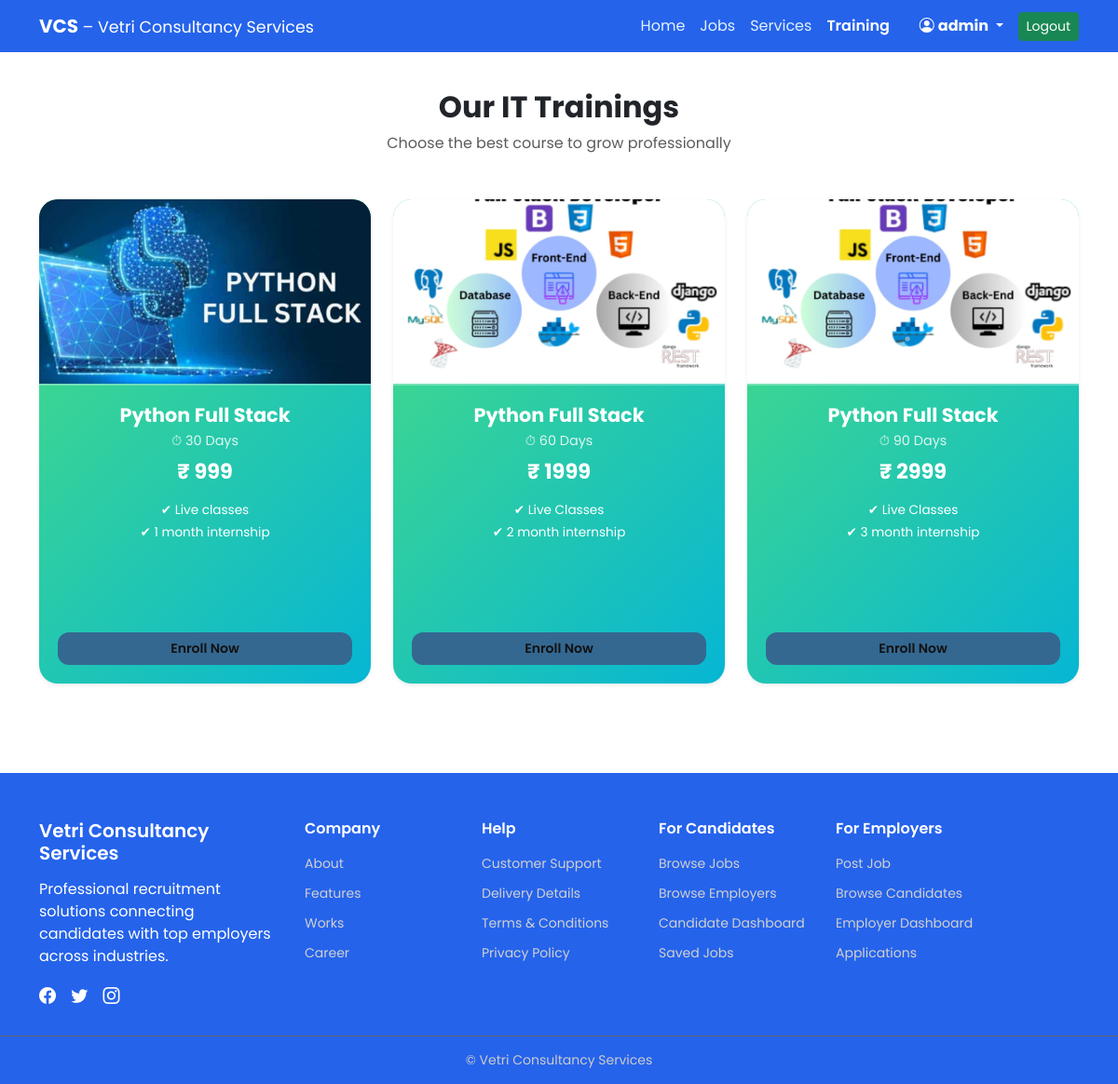
Page /training/ (signed in) on the earlier database version.
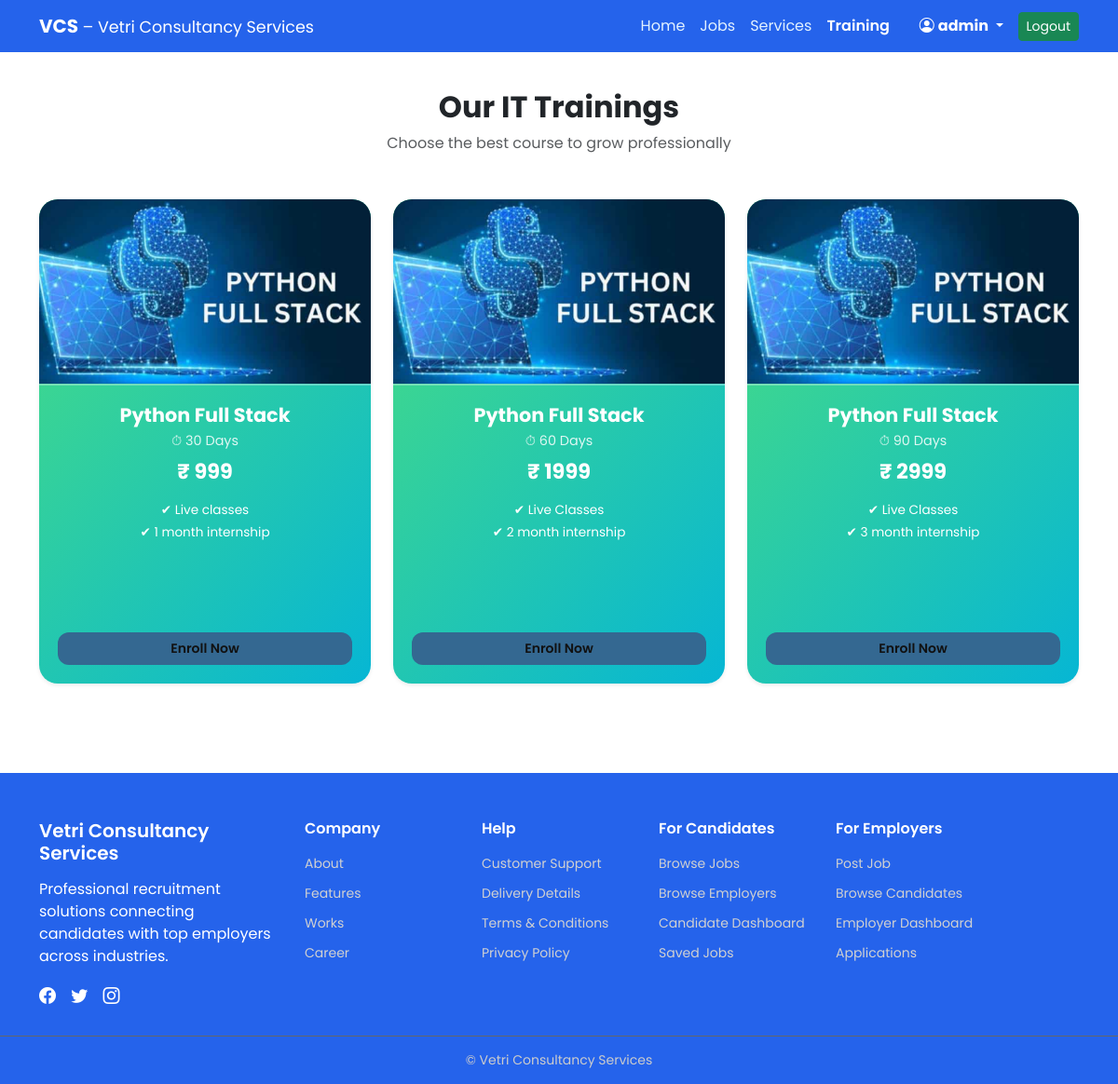
Same page on the later database version.
### accounts/models.py (models this page shows)
class User(AbstractUser):
    USER_TYPE = (
        ('free', 'Free'),
        ('pro', 'Pro'),
        ('pro_plus', 'Pro Plus'),
        ('consultant', 'Consultant'),
        ('admin', 'Admin'),
        ('trainee','Trainee'),
    )
    user_type = models.CharField(
        max_length=15,
        choices=USER_TYPE,
        default='free'
    )
    pro_subscription_active = models.BooleanField(default=False)
    whatsapp_number = models.CharField(max_length=15, blank=True, null=True)

### training/models.py (models this page shows, shortened)
class TrainingCourse(models.Model):
    title = models.CharField(max_length=200)
    duration_days = models.PositiveIntegerField()
    price = models.PositiveIntegerField()
    features = models.TextField()
    image = models.ImageField(upload_to='training/')
    brochure = models.FileField(upload_to='brochures/', blank=True, null=True)
    has_webinar = models.BooleanField(default=False)
    has_certificate = models.BooleanField(default=True)
    is_active = models.BooleanField(default=True)
    def feature_list(self):
        return self.features.split(',')

### training/views.py (the view)
# urls.py: path('', views.training_catalog, name='training_catalog'),
@login_required
def training_catalog(request):
    profile = request.user.profile
    courses = TrainingCourse.objects.filter(is_active=True)
    is_pro_plus = profile.user_type in ['pro_plus', 'proplus']
    for course in courses:
        enrollment = Enrollment.objects.filter(user=request.user, course=course).first()
        course.enrollment = enrollment
        if enrollment and enrollment.completed:
            course.user_certificate = Certificate.objects.filter(user=request.user, course=course).first()
        else:
            course.user_certificate = None
    return render(request, "training/training_catalog.html", {
        'courses': courses if is_pro_plus else [],
        'is_pro_plus': is_pro_plus,
    })

### training/templates/training/training_catalog.html (shortened to what this page needs)
{% extends 'base.html' %}
{% block content %}
<div class="container py-5 mt-5">
  <h2 class="text-center fw-bold mb-2">Our IT Trainings</h2>
  <p class="text-center text-muted mb-5">Choose the best course to grow professionally</p>
  <div class="row g-4">
    {% for course in courses %}
      <div class="col-md-4 d-flex">
        <div class="training-card shadow-sm w-100">
          <div class="card-image">
            <img src="{{ course.image.url }}" alt="{{ course.title }}">
          </div>
          <div class="card-body d-flex flex-column text-center">
            <h5 class="course-title">{{ course.title }}</h5>
            <p class="course-duration">⏱ {{ course.duration_days }} Days</p>
            <h4 class="course-price">₹ {{ course.price }}</h4>
            <ul class="course-features list-unstyled mt-2 mb-3">
              {% for f in course.feature_list %}
                <li>✔ {{ f }}</li>
              {% endfor %}
            </ul>
            <div class="d-flex flex-column gap-2 mt-auto">
              {% if is_pro_plus %}
                {% if course.enrollment %}
                  <button class="btn btn-enrolled btn-sm" disabled>Already Enrolled</button>
                {% else %}
                  <button class="btn btn-enroll btn-sm enroll-btn" data-id="{{ course.id }}">Enroll Now</button>
                {% endif %}
              {% else %}
                <button class="btn btn-enroll btn-sm" disabled>Enroll Now (Pro Plus Only)</button>
              {% endif %}
            </div>
          </div>
        </div>
      </div>
    {% endfor %}
  </div>
</div>
{% endblock %}

### templates/base.html (shortened to what this page needs)
{% load static %}
<!DOCTYPE html>
<html lang="en">
<head>
    <link rel="stylesheet" href="https://cdn.jsdelivr.net/npm/bootstrap-icons@1.11.3/font/bootstrap-icons.css">
    <link href="https://cdn.jsdelivr.net/npm/bootstrap@5.3.2/dist/css/bootstrap.min.css" rel="stylesheet">
</head>
<body>
<nav class="navbar navbar-expand-lg navbar-dark fixed-top">
  <div class="container">
    <a class="navbar-brand fw-bold" href="{% url 'dashboard' %}">
      VCS <span class="fw-normal small">– Vetri Consultancy Services</span>
    </a>
    <div class="collapse navbar-collapse" id="vcsNav">
      <ul class="navbar-nav ms-auto align-items-lg-center">
        {% if user.is_authenticated %}
          <li class="nav-item">
            <a class="nav-link {% if request.resolver_match.url_name == 'dashboard' %}active{% endif %}" href="{% url 'dashboard' %}">Home</a>
          </li>
          <li class="nav-item">
            <a class="nav-link {% if request.resolver_match.url_name == 'job_list' and request.resolver_match.namespace == 'jobs' %}active{% endif %}" href="{% url 'jobs:job_list' %}">Jobs</a>
          </li>
          <li class="nav-item">
            <a class="nav-link {% if request.resolver_match.url_name == 'services' %}active{% endif %}" href="{% url 'services' %}">Services</a>
          </li>
{% if user.profile.user_type == "pro_plus" or user.profile.user_type == "proplus" %}
          <li class="nav-item">
            <a class="nav-link {% if request.resolver_match.url_name == 'training_catalog' %}active{% endif %}" href="{% url 'training_catalog' %}">Training</a>
          </li>
          {% endif %}
          <li class="nav-item dropdown ms-lg-3">
            <a class="nav-link dropdown-toggle text-white fw-bold" href="#" id="userDropdown" role="button" data-bs-toggle="dropdown" aria-expanded="false">
              <i class="bi bi-person-circle me-1"></i>{{ user.username }}
            </a>
          </li>
          <li class="nav-item ms-lg-2">
            <form method="post" action="{% url 'logout' %}">
              <button class="btn btn-success btn-sm">Logout</button>
            </form>
          </li>
        {% endif %}
      </ul>
    </div>
  </div>
</nav>
<div  >
    {% block content %}{% endblock %}
</div>
<footer class="vcs-footer mt-5">
  <div class="container">
    <div class="row gy-4">
      <div class="col-lg-3 col-md-6">
        <h5 class="footer-logo">Vetri Consultancy Services</h5>
        <p class="footer-text">
          Professional recruitment solutions connecting candidates with top employers across industries.
        </p>
        <div class="footer-social">
          <i class="bi bi-facebook"></i>
          <i class="bi bi-twitter"></i>
          <i class="bi bi-instagram"></i>
        </div>
      </div>
      <div class="col-lg-2 col-md-6">
        <h6>Company</h6>
        <ul>
          <li><a href="#">About</a></li>
          <li><a href="#">Features</a></li>
          <li><a href="#">Works</a></li>
          <li><a href="#">Career</a></li>
        </ul>
      </div>
      <div class="col-lg-2 col-md-6">
        <h6>Help</h6>
        <ul>
          <li><a href="#">Customer Support</a></li>
          <li><a href="#">Delivery Details</a></li>
          <li><a href="#">Terms & Conditions</a></li>
          <li><a href="#">Privacy Policy</a></li>
        </ul>
      </div>
      <div class="col-lg-2 col-md-6">
        <h6>For Candidates</h6>
        <ul>
          <li><a href="#">Browse Jobs</a></li>
          <li><a href="#">Browse Employers</a></li>
          <li><a href="#">Candidate Dashboard</a></li>
          <li><a href="#">Saved Jobs</a></li>
        </ul>
      </div>
      <div class="col-lg-3 col-md-6">
        <h6>For Employers</h6>
        <ul>
          <li><a href="#">Post Job</a></li>
          <li><a href="#">Browse Candidates</a></li>
          <li><a href="#">Employer Dashboard</a></li>
          <li><a href="#">Applications</a></li>
        </ul>
      </div>
    </div>
  </div>
  <div class="footer-bottom text-center">
    &copy; {{ now.year }} Vetri Consultancy Services
  </div>
</footer>
</body>
</html>

### templates/base.html (style rules this page uses)
body { font-family: 'Poppins', sans-serif; }
.navbar { background-color: #2563eb; }
.navbar .nav-link.active { font-weight: 600; color: #fff; }
.navbar .nav-link { color: #e3f2ff; }
.vcs-footer { background: #2563eb; color: #fff; padding: 50px 0 0; }
.vcs-footer h6, .footer-logo { font-weight: 600; margin-bottom: 15px; }
.vcs-footer ul { list-style: none; padding: 0; }
.vcs-footer ul li { margin-bottom: 8px; }
.vcs-footer ul li a { color: #d1d1d1; text-decoration: none; font-size: 14px; }
.footer-social i { font-size: 18px; margin-right: 12px; cursor: pointer; }
.footer-bottom { border-top: 1px solid #666; margin-top: 30px; padding: 15px; font-size: 14px; color: #ccc; }

### training/templates/training/training_catalog.html (style rules this page uses)
.training-card { border-radius: 20px; overflow: hidden; color: #fff; display: flex; flex-direction: column; position: relative; transition: transform 0.3s, box-shadow 0.3s; flex: 1 1 auto; min-height: 520px; }
.training-card { background: linear-gradient(135deg,#4ade80,#06b6d4); }
.card-image img { width: 100%; height: 200px; object-fit: cover; border-bottom: 2px solid rgba(255,255,255,0.3); }
.card-body { padding: 20px; flex-grow: 1; display: flex; flex-direction: column; justify-content: space-between; }
.course-title { font-size: 1.3rem; font-weight: 700; margin-bottom: 4px; }
.course-duration { font-size: 0.9rem; color: rgba(255,255,255,0.85); margin-bottom: 8px; }
.course-price { font-size: 1.4rem; font-weight: 700; color: #fff; margin-bottom: 10px; }
.course-features li { font-size: 0.85rem; margin-bottom: 4px; }
.btn-enroll { background-color: #346891; color: #111; border-radius: 12px; font-weight: 600; transition: all 0.3s; padding: 6px 12px; }

Differences in the rows shown:
changed TrainingCourse (number 2 of 3 on the later page): image: a different picture
changed TrainingCourse (number 3 of 3 on the later page): image: a different picture
